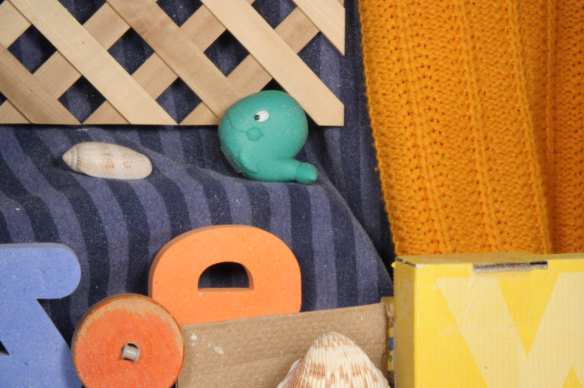
#> input picture data/rubberwhale/frame10.png, 584 x 388 px
$ jupyter execute --allow-errors notebook.ipynb
#> lines starting #> are read from the running program, lines starting #| are printed output that depends on the picture; after the words box and inside, x2 and y2 are one past the last pixel; in counts of white or black regions, pixels touching at a corner belong together
### python/middlebury.py
## Middlebury color representation
##
## according to Matlab source code of Deqing Sun (dqsun@cs.brown.edu)
## Python translation by Dominique Bereziat (dominique.bereziat@lip6.fr)

import numpy as np
import os

def computeColor( W, norma=False):
    """ Compute a colormap according the Middlebury convention """

    def colorWheel():
        """ internal function """
        RY,YG,GC = 15,6,4
        CB,BM,MR = 11,13,6

        ncols = RY+YG+GC+CB+BM+MR
        colwheel = np.zeros((ncols,3),dtype=np.uint8)

        col = 0
        colwheel[:RY,0] = 255
        colwheel[:RY,1] = np.floor(255*np.arange(RY)/RY)
        col += RY

        colwheel[col:col+YG,0] = 255 - np.floor(255*np.arange(YG)/YG)
        colwheel[col:col+YG,1] = 255
        col += YG

        colwheel[col:col+GC,1] = 255
        colwheel[col:col+GC,2] = np.floor(255*np.arange(GC)/GC)
        col += GC

        colwheel[col:col+CB,1] = 255 - np.floor(255*np.arange(CB)/CB)
        colwheel[col:col+CB,2] = 255
        col += CB

        colwheel[col:col+BM,2] = 255
        colwheel[col:col+BM,0] = np.floor(255*np.arange(BM)/BM)
        col += BM

        colwheel[col:col+MR,2] = 255 - np.floor(255*np.arange(MR)/MR)
        colwheel[col:col+MR,0] = 255

        return colwheel

#    U = U1.copy()
#    V = V1.copy()
    U,V = W[:,:,0], W[:,:,1]
    nanIdx = np.isnan(U) | np.isnan(V)
    U[nanIdx] = 0
    V[nanIdx] = 0

    colwheel = colorWheel()
    ncols = colwheel.shape[0]

    rad = np.sqrt(U**2+V**2)
    if norma:
        U /= np.max(rad)
        V /= np.max(rad)
        rad = np.sqrt(U**2+V**2)

    a = np.arctan2(-V,-U)/np.pi

    fk = (a+1)/2 * (ncols-1) # -1~1 maped to 0~ncols-1
    k0 = np.uint8(np.floor(fk))
    k1 = (k0+1)%ncols
    f = fk - k0
    img = np.empty((U.shape[0],U.shape[1],3),dtype=np.uint8)

    for i in range(3):
        tmp = colwheel[:,i]
        col0 = tmp[k0]/255;
        col1 = tmp[k1]/255;
        col = (1-f)*col0 + f*col1
        idx = rad <=1
        col[idx] = 1 - rad[idx] * (1-col[idx])
        col[~idx] *= 0.75
        # img[:,:,i] = np.uint8(np.floor(255*col*(1-nanIdx)))
        img[:,:,2-i] = np.uint8(np.floor(255*col*(1-nanIdx)))
    return img


TAG_FLOAT = 202021.25

def readflo(file):
    """ Read a velocity file from disk """
    assert type(file) is str, "file is not str %r" % str(file)
    assert os.path.isfile(file) is True, "file does not exist %r" % str(file)
    assert file[-4:] == '.flo', "file ending is not .flo %r" % file[-4:]
    f = open(file, 'rb')
    flo_number = np.fromfile(f, np.float32, count=1)[0]
    assert flo_number == TAG_FLOAT, 'Flow number %r incorrect. Invalid .flo file' % flo_number
    w = np.fromfile(f, np.int32, count=1)
    h = np.fromfile(f, np.int32, count=1)
    data = np.fromfile(f, np.float32, count=2 * w[0] * h[0])
    flow = np.resize(data, (int(h[0]), int(w[0]), 2))
    f.close()
    return flow

# [19 lines that do not run on import are left out]

### notebook.ipynb
[cell 1]
import numpy as np
import python.middlebury
import matplotlib.pyplot as plt
import scipy as sp

from PIL import Image

[cell 2]
# [5 lines of commented-out code are left out]

I1 = Image.open("data/rubberwhale/frame10.png").convert('L')
I2 = Image.open("data/rubberwhale/frame11.png").convert('L')
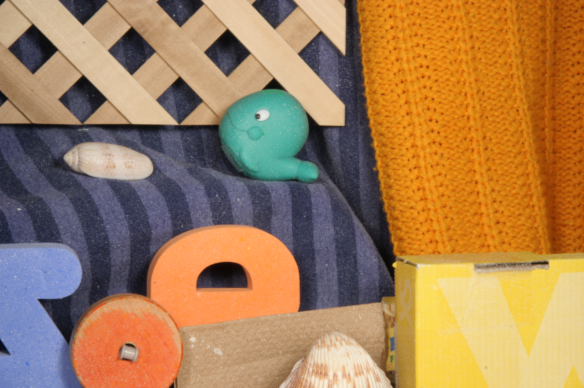
#> input picture data/rubberwhale/frame11.png, 584 x 388 px

[cell 3]
def gradHorn(I1,I2):

    kernel_y = -np.array([
        [0,0,0],
        [0,-1,-1],
        [0,1,1]
    ])

    kernel_x = -np.array([
        [0,0,0],
        [0,-1,1],
        [0,-1,1]
    ])

    kernel_t = -np.array([
        [0,0,0],
        [0,1,1],
        [0,1,1]
    ])

    Ix1 = sp.signal.convolve2d(I1, kernel_x, boundary='symm', mode='same')
    Ix2 = sp.signal.convolve2d(I2, kernel_x, boundary='symm', mode='same')

    Ix = 0.25 * (Ix1 + Ix2)

    Iy1 = sp.signal.convolve2d(I1, kernel_y, boundary='symm', mode='same')
    Iy2 = sp.signal.convolve2d(I2, kernel_y, boundary='symm', mode='same')

    Iy = 0.25 * (Iy1 + Iy2)

    It1 = sp.signal.convolve2d(I1, kernel_t, boundary='symm', mode='same')
    It2 = sp.signal.convolve2d(I2, kernel_t, boundary='symm', mode='same')

    It = 0.25 * (It1 - It2)

    return Ix, Iy, It

[cell 4]
Ix, Iy, It = gradHorn(I1,I2)


plt.imshow(Ix, cmap="gray")
plt.show()

plt.imshow(Iy, cmap="gray")
plt.show()

plt.imshow(It, cmap="gray")
plt.show()

[cell 5]
def horn(I1,I2,alpha, N):
#> called with alpha = 1000, N = 100
    A = np.array([
        [1/12,1/6,1/12],
        [1/6,0,1/6],
        [1/12,1/6,1/12]
    ])

    u = np.zeros_like(I1)
    v = np.zeros_like(I1)

    Ix, Iy, It = gradHorn(I1,I2)

    bigBot = alpha + np.power(Ix,2) + np.power(Iy,2)

    for i in range(N):

        uinv = sp.signal.convolve2d(u, A, boundary='symm', mode='same')
        vinv = sp.signal.convolve2d(v, A, boundary='symm', mode='same')

        bigTop = Ix*uinv+Iy*vinv+It


        big = bigTop/bigBot

        u = uinv - Ix*big
        v = vinv - Iy*big
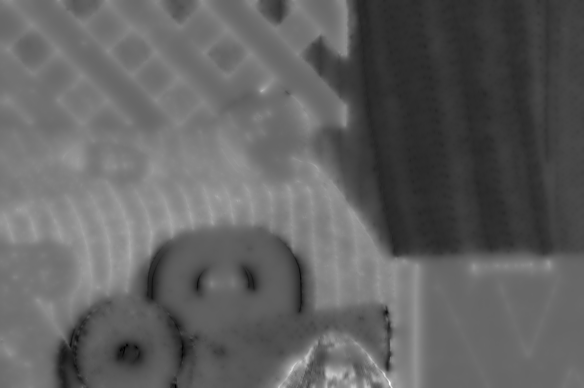
#> u: shape (388, 584) float64; min -2.28, max 3.55, mean -0.0576; drawn with min black and max white
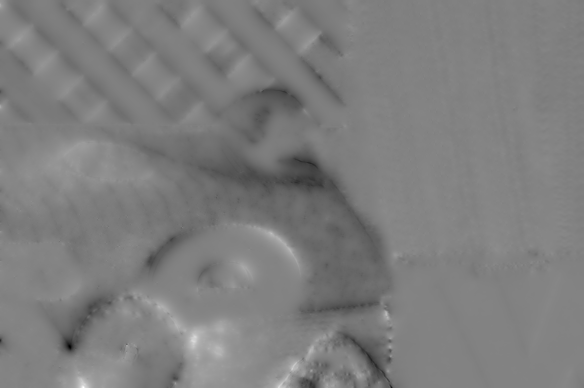
#> v: shape (388, 584) float64; min -2.7, max 2.56, mean -0.0977; drawn with min black and max white

    w = np.dstack((u,v))
    img = python.middlebury.computeColor(w)
#> in computeColor, `nanIdx = np.isnan(U) | np.isnan(V)`: nanIdx: shape (388, 584) bool; every value is 0
#> in computeColor, `rad = np.sqrt(U**2+V**2)`:
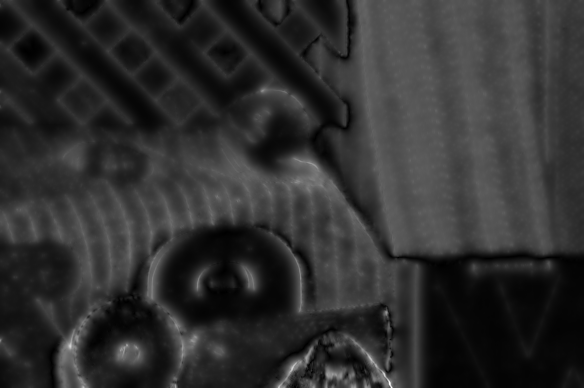
#> rad: shape (388, 584) float64; min 0.0016, max 3.66, mean 0.692; drawn with min black and max white
#> in computeColor, `a = np.arctan2(-V,-U)/np.pi`:
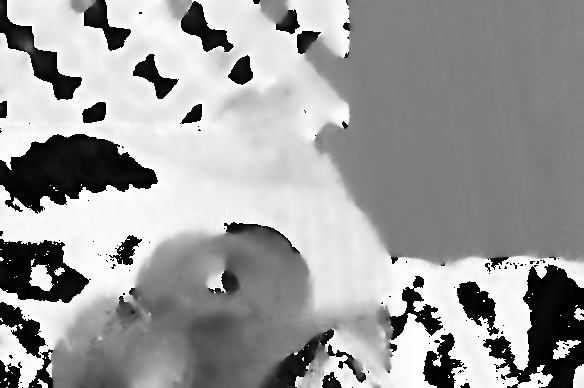
#> a: shape (388, 584) float64; min -1, max 1, mean 0.228; drawn with min black and max white
#> in computeColor, `k0 = np.uint8(np.floor(fk))`:
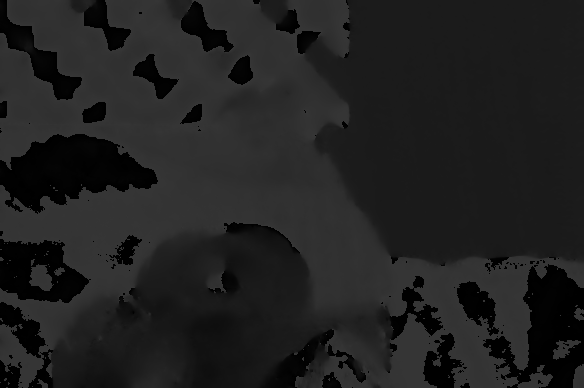
#> k0: shape (388, 584); min 0, max 53, mean 32.7
#> in computeColor, `f = fk - k0`:
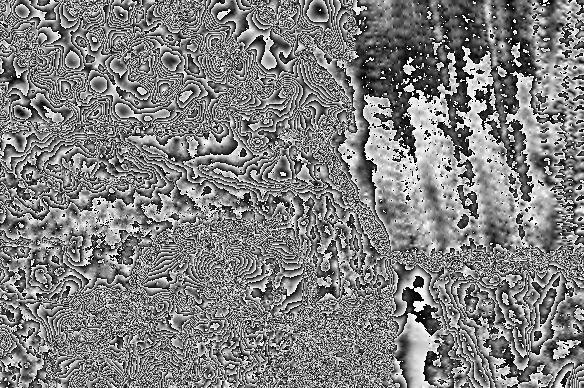
#> f: shape (388, 584) float64; min 6.37e-06, max 1, mean 0.502
#> the loop in computeColor, `for i in range(3):` made 3 passes
#> pass 1, in computeColor, `idx = rad <=1`:
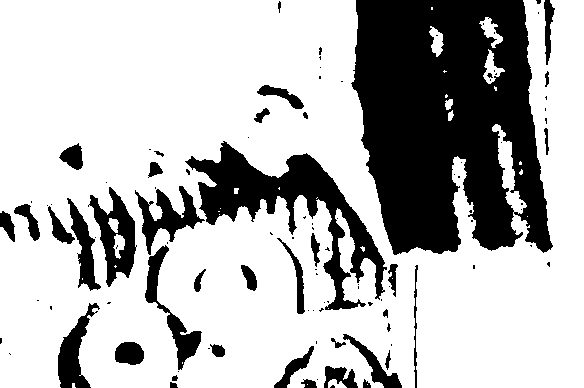
#> idx: shape (388, 584) bool; 72.3% white; 108 black regions (69 under 20 px), largest, box (x1, y1, x2, y2) and area: (351, 0, 553, 255) 38453, (185, 141, 387, 310) 9270, (88, 187, 137, 287) 2120
#> after the loop in computeColor, `for i in range(3):`:
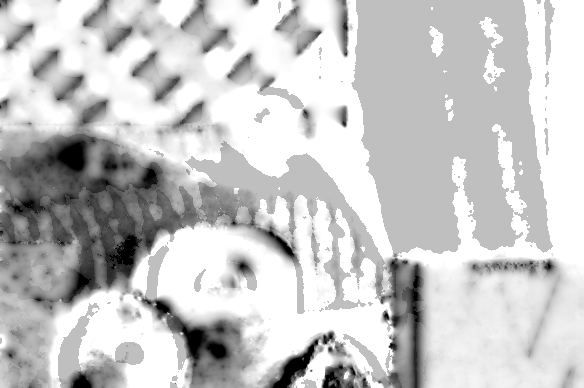
#> col: shape (388, 584) float64; min 0, max 1, mean 0.78
#> after the loop in computeColor, `for i in range(3):`:
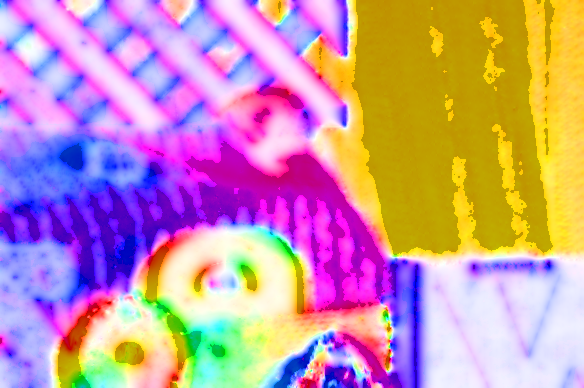
#> img: shape (388, 584, 3); mean of channels 0, 1, 2 198.7, 149.1, 165.2; drawn as R, G, B

    plt.imshow(img)
    plt.show()

    return w
